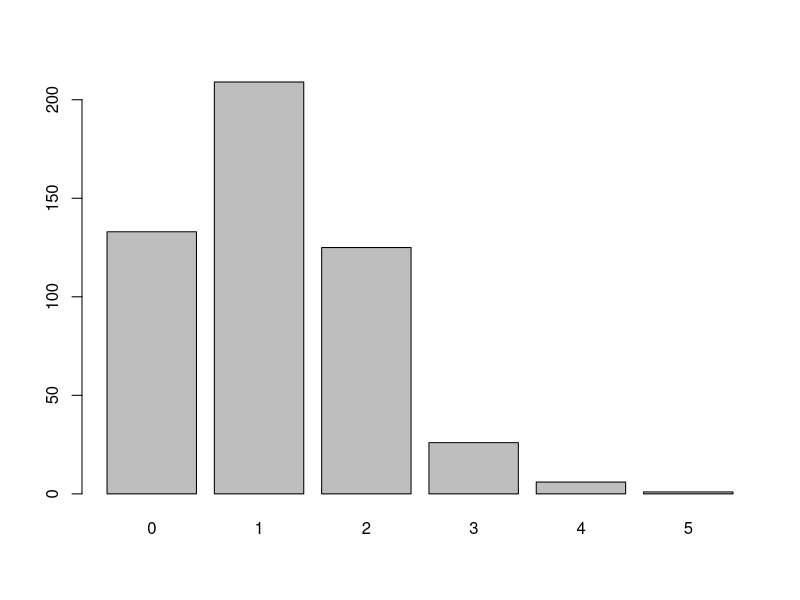
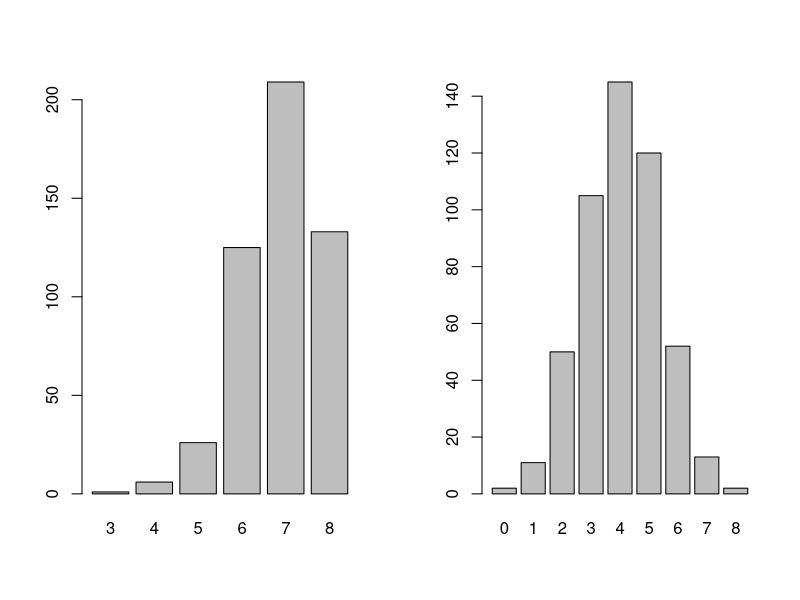

Here is the R script that generated these plots, in order:
## ---- chunk 1
#define parameters
number.patients = 8
response.prob = 0.15
number.replicates = 500

#create empty vectors to store results
number.responses.replicate = vector("numeric", number.patients)
number.responses = vector("numeric", number.replicates)

#set the seed for a pseudo-random sample
set.seed(2018)

#simulate the trials
for(k in 1:number.replicates){
  
  number.responses.replicate = sample(c(0,1), size = number.patients,
                                      prob = c(1 - response.prob, response.prob),
                                      replace = TRUE)
  
  number.responses[k] = sum(number.responses.replicate)
  
}
## ---- chunk 2
table(number.responses)
barplot(table(number.responses))
## ---- chunk 3
#define parameters
number.patients = 8
response.prob = 0.85
number.replicates = 500

#create empty vectors to store results
number.responses.replicate = vector("numeric", number.patients)
number.responses.A = vector("numeric", number.replicates)

#set the seed for a pseudo-random sample
set.seed(2018)

#simulate the trials
for(k in 1:number.replicates){
  
  number.responses.replicate = sample(c(0,1), size = number.patients,
                                      prob = c(1 - response.prob, response.prob),
                                      replace = TRUE)
  
  number.responses.A[k] = sum(number.responses.replicate)
  
}

#define parameters
number.patients = 8
response.prob = 0.5
number.replicates = 500

#create empty vectors to store results
number.responses.replicate = vector("numeric", number.patients)
number.responses.B = vector("numeric", number.replicates)

#set the seed for a pseudo-random sample
set.seed(2018)

#simulate the trials
for(k in 1:number.replicates){
  
  number.responses.replicate = sample(c(0,1), size = number.patients,
                                      prob = c(1 - response.prob, response.prob),
                                      replace = TRUE)
  
  number.responses.B[k] = sum(number.responses.replicate)
  
}

par(mfrow = c(1, 2))
barplot(table(number.responses.A))
barplot(table(number.responses.B))
## ---- chunk 4
sum(number.responses == 0)/number.replicates
## ---- chunk 5
#using r as a calculator
prop.table(table(number.responses))  #print probability distribution table
    
#calculate E(X)
x.i = 0:8
prob.x.i = prop.table(table(number.responses))
e.x = sum(x.i[1:6]*prob.x.i)
e.x
## ---- chunk 6
#probability X equals 5
dbinom(5, 10, 0.35)

#probability X is less than or equal to 5
pbinom(5, 10, 0.35)

#probability X is greater than 5
pbinom(5, 10, 0.35, lower.tail = FALSE) 
## ---- chunk 7
dbinom(60, 250, 0.30)
## ---- chunk 8
pbinom(60, 250, 0.30)
## ---- chunk 9
pbinom(79, 250, 0.30, lower.tail = FALSE)
## ---- chunk 10
pbinom(100, 250, 0.30)
## ---- chunk 11
#define parameters
sample.size = 250
prob.infection = 0.30
number.replicates = 1000

#create empty vectors to store results
number.infected.replicate = vector("numeric", sample.size)
number.infected = vector("numeric", number.replicates)

#set the seed for a pseudo-random sample
set.seed(2018)

#simulate the samples
for(k in 1:number.replicates){
  
  number.infected.replicate = sample(c(0,1), size = sample.size,
                                     prob = c(1 - prob.infection, prob.infection),
                                     replace = TRUE)
  
  number.infected[k] = sum(number.infected.replicate)
  
}

#part a)
sum(number.infected == 60)/number.replicates

#part b)
sum(number.infected <= 60)/number.replicates

#part c)
sum(number.infected >= 80)/number.replicates

#part d)
sum(number.infected <= 100)/number.replicates
## ---- chunk 12
dbinom(97, size = 100, prob = 0.90)
## ---- chunk 13
1 - dbinom(0, size = 10, prob = 0.90)

pbinom(0, size = 10, prob = 0.90, lower.tail = FALSE)
## ---- chunk 14
pbinom(3, size = 10, prob = 0.10)
